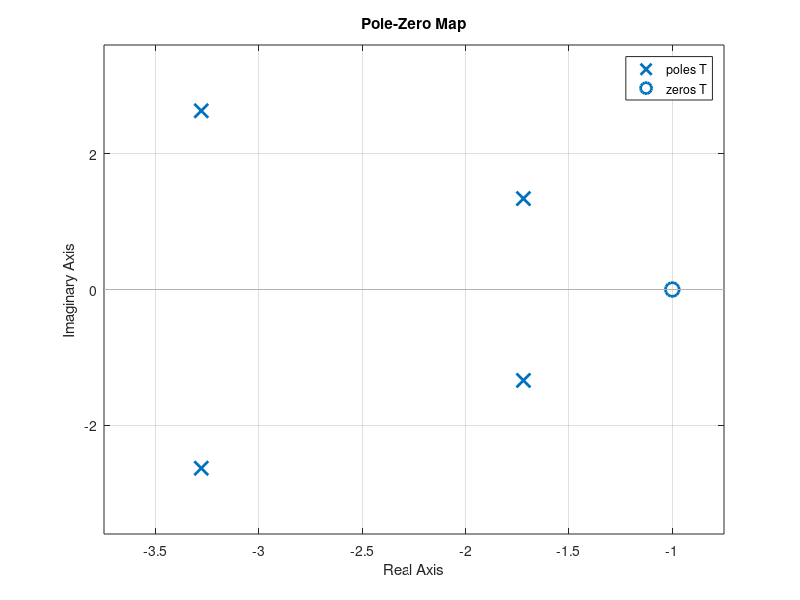

This chart was generated by the following MATLAB code:
clc;
clear;

% Funciones de transferencia en lazo abierto:
G = tf([1 1], [1 7 20]);
H = tf(4, [1 3 4]);

% Sistema en lazo cerrado: T(s) = G(s)*H(s) / (1 + G(s)*H(s))
T = feedback(G*H, 1);

% Mostrar polos y ceros
pzmap(T);  % gráfico de polos y ceros
grid on;

% Mostrar los polos en la consola
disp('Polos del sistema:');
pole(T)
